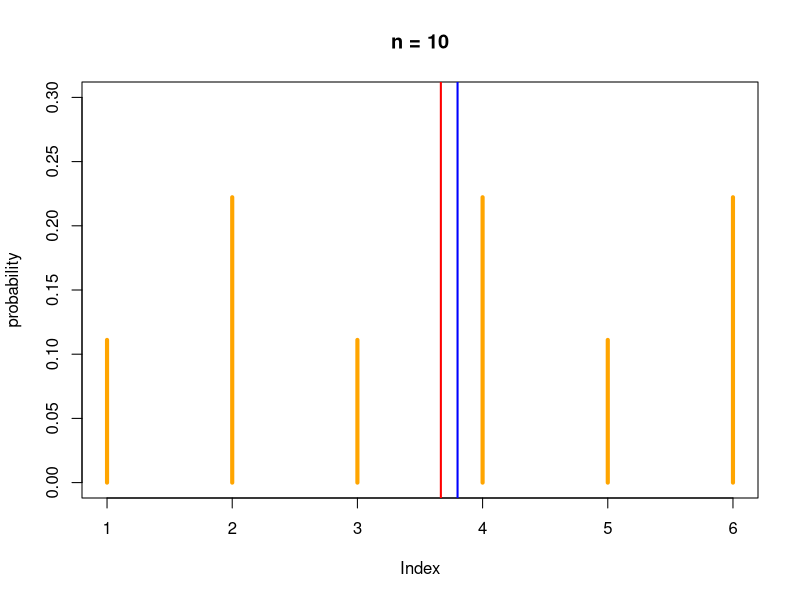
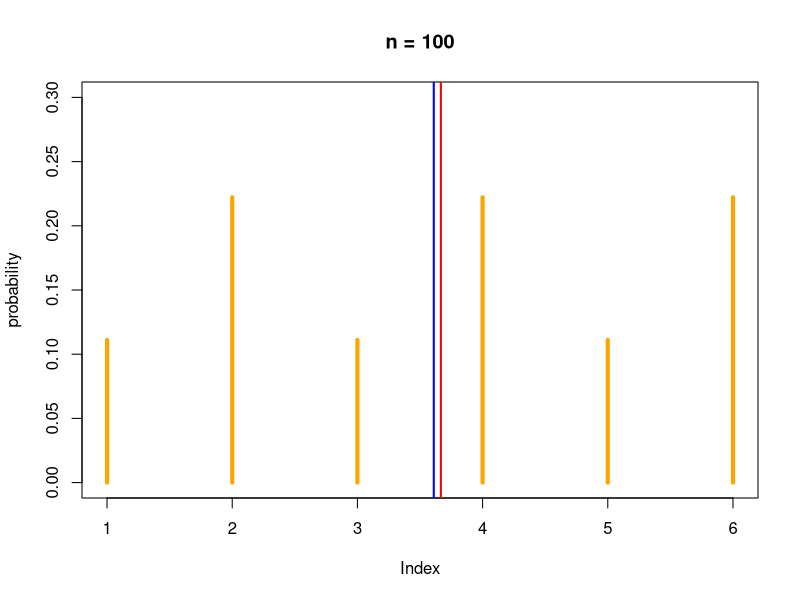
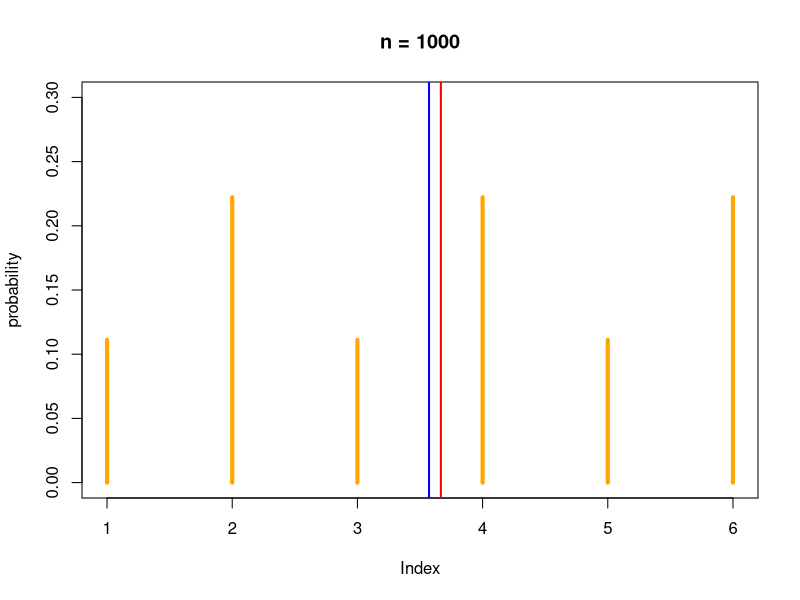
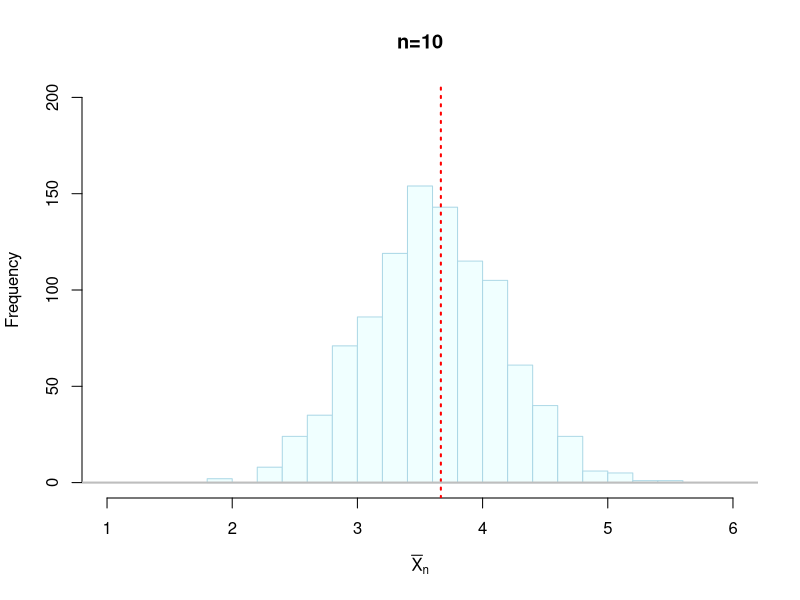
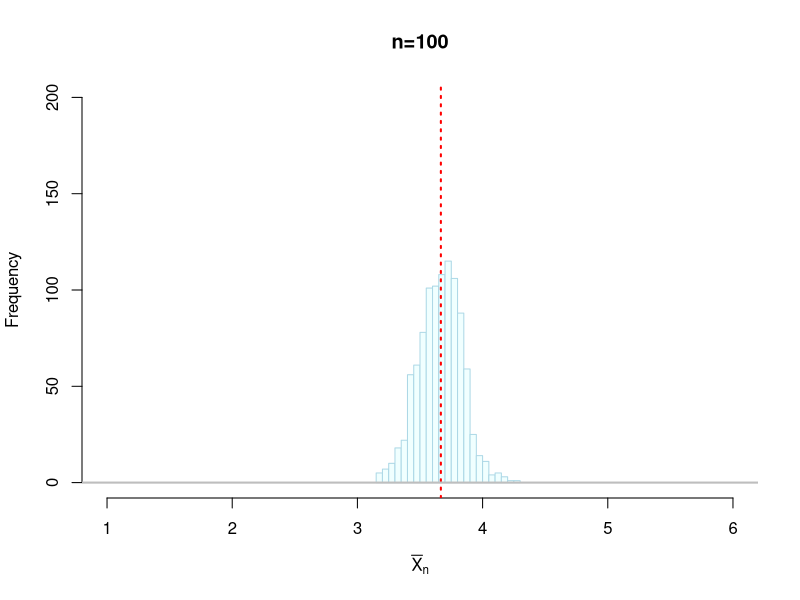
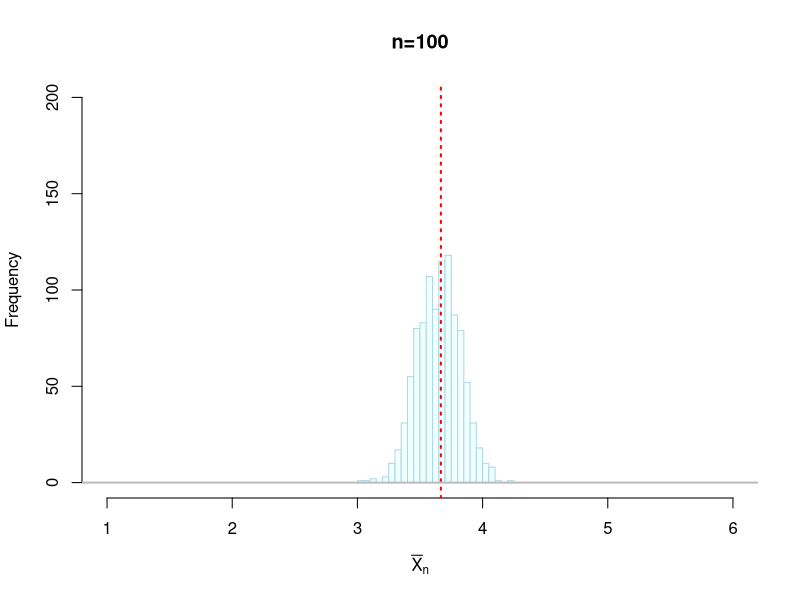
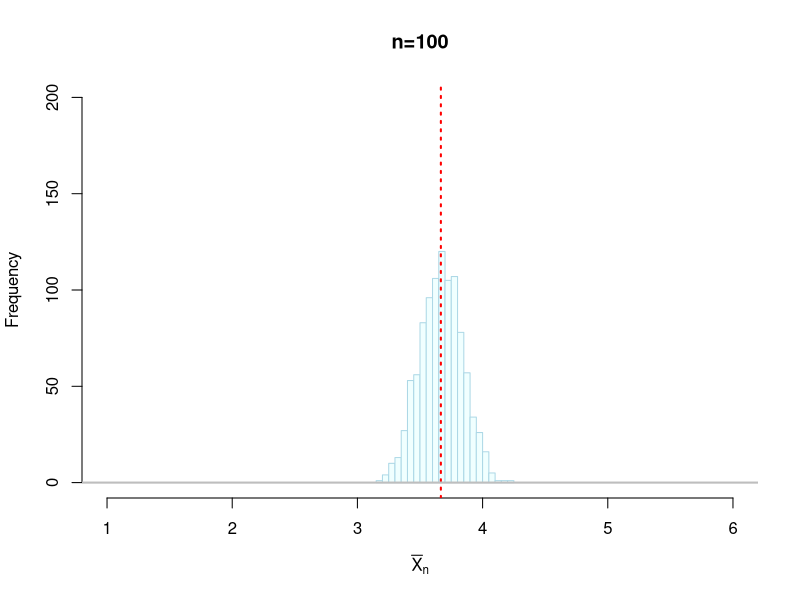
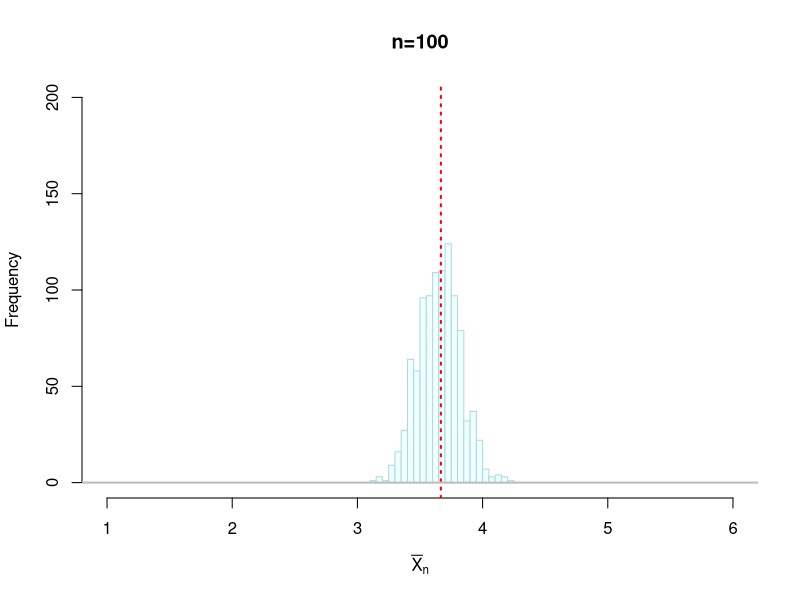

Write the R code that produced these figures, in order.
### 第6回 演習問題解答例

### 例題1
### 平均と分散の計算

p <- rep(c(1/9,2/9),3) # 確率の値 (1/9 と 2/9 を交互に3回繰り返す)
x <- 1:6 # サイコロの目の値
(mu <- sum(x*p)) # 平均値の計算
(var <- sum((x-mu)^2*p)) # 分散の計算
sqrt(var) # 標準偏差

### 練習1
### 大数の法則
set.seed(121212) # 乱数のシード値の指定
## 試行(離散分布の標本平均の計算)を定義する
myMean <- function(n,p) # 標本平均を計算する関数
    mean(sample(omega, size=n, prob=p, replace=TRUE))
omega <- 1:6 # 以下サイコロの場合で実験

## 基本の実験
p <- rep(1:2, 3) # 出現確率の比(奇数1:偶数2)を設定
mu <- weighted.mean(omega, p) # 理論上の平均
for(n in c(10,100,1000)){ # サンプル数を変えて実験
    trial <- myMean(n,p) # 1回実験を行う
    plot(p/sum(p), type="h", col="orange", lwd=4,
         ylim=c(0,0.3), ylab="probability",
         main=paste("n =",n)) 
    abline(v=mu, col="red", lwd=2) # 真の平均
    abline(v=trial, col="blue", lwd=2) # 観測値
}

## 統計的性質を見るための実験
p <- rep(1:2, 3) # 出現確率の比(奇数1:偶数2)
mu <- weighted.mean(omega, p) # 理論上の平均
mc <- 1000 # Monte-Carlo実験の繰り返し回数
n <- 10 # 標本数
xbars <- replicate(mc, myMean(n,p)) 
hist(xbars, breaks=20,
     col="azure", border="lightblue",
     xlim=c(1,6), ylim=c(0,200), # 描画範囲を指定
     xlab=expression(bar(X)[n]), 
     main=paste0("n=",n)) # 回数をタイトルに表示
abline(v=mu, col="red", lwd=2, lty="dotted") # 理論値
abline(h=0, col="grey", lwd=2, lty="solid")

## 乱数のシードによる違いを比較
n <- 100 # 標本数
for(i in c(12,34,56,78,90)){ # シード値を指定
    set.seed(i)
    xbars <- replicate(mc, myMean(n,p)) # mc回繰り返し
    hist(xbars, breaks=20,
	 col="azure", border="lightblue",
	 xlim=c(1,6), ylim=c(0,200), 
	 xlab=expression(bar(X)[n]), 
	 main=paste0("n=",n)) 
    abline(v=mu, col="red", lwd=2, lty="dotted")
    abline(h=0, col="grey", lwd=2, lty="solid")
}

## 出現確率の違いを比較
n <- 100 # 標本数
for(i in 1:5){ # pをランダムに設定して実験
    p <- runif(length(omega)) # 一様乱数で出現確率を設定
    mu <- weighted.mean(omega, p) # 理論上の平均
    xbars <- replicate(mc, myMean(n,p)) # mc回繰り返し
    hist(xbars, breaks=20,
	 col="azure", border="lightblue",
	 xlim=c(1,6), ylim=c(0,200), 
	 xlab=expression(bar(X)[n]), 
	 main=paste0("n=",n)) 
    abline(v=mu, col="red", lwd=2, lty="dotted")
    abline(h=0, col="grey", lwd=2, lty="solid")
}

## サンプル数の違いを比較
p <- rep(1:2, 3) # 出現確率は元の設定
mu <- weighted.mean(omega, p) # 理論上の平均
for(n in c(10,100,1000)){ # サンプル数を変えて実験
    xbars <- replicate(mc, myMean(n,p)) # mc回繰り返し
    hist(xbars, breaks=20,
	 col="azure", border="lightblue",
	 xlim=c(1,6), ylim=c(0,200),
	 xlab=expression(bar(X)[n]), 
	 main=paste0("n=",n)) 
    abline(v=mu, col="red", lwd=2, lty="dotted")
    abline(h=0, col="grey", lwd=2, lty="solid")
}

### 中心極限定理
set.seed(232323)    # 乱数のシード値の指定
## 試行(離散分布の標本平均の計算)を定義する
myMean <- function(n,p) # 標本平均を計算する関数
    mean(sample(omega, size=n, prob=p, replace=TRUE))
omega <- 1:6 # 以下サイコロの場合で実験
mc <- 10000 # Monte-Carlo実験の繰り返し回数

## 出現確率の違いを比較
n <- 1000 # 標本数
for(i in 1:5){ # pをランダムに設定して実験
    p <- runif(length(omega)) # 一様乱数で出現確率を設定
    mu <- weighted.mean(omega, p) # 理論上の平均
    sigma <- sqrt( # 理論上の標準偏差(分散の平方根)
        weighted.mean(omega^2,p)-mu^2)
    xbars <- replicate(mc, myMean(n,p)) 
    hist(sqrt(n)*(xbars - mu)/sigma, breaks=30,
         freq=FALSE, 
         xlim=c(-3, 3), ylim=c(0,0.55),  
         col="orange", border="orchid",
         xlab=expression(sqrt(n)*(bar(X)[n]-mu)/sigma),
         main=paste0("n=",n))
    curve(dnorm, add=TRUE, col="red", lwd=2) 
}

## サンプル数の違いを比較
p <- rep(1:2, 3) # 出現確率の比(奇数1:偶数2) (9で割らなくても大丈夫)
(mu <- weighted.mean(omega, p)) # 理論上の平均
(sigma <- sqrt( # 理論上の標準偏差(分散の平方根)
     weighted.mean(omega^2,p)-mu^2)) 
for(n in c(1,10,100,1000)){ # サンプル数を変えて実験
    xbars <- replicate(mc, myMean(n,p)) # mc回繰り返し
    hist(sqrt(n)*(xbars - mu)/sigma, breaks=30,
         freq=FALSE, # 密度で表示
         xlim=c(-3, 3), ylim=c(0,0.55),  
         col="orange", border="orchid",
         xlab=expression(sqrt(n)*(bar(X)[n]-mu)/sigma),
         main=paste0("n=",n))
    curve(dnorm, add=TRUE, col="red", lwd=2) # 理論曲線
}

### 少数の法則
set.seed(343434) # 乱数のシード値の指定

## 基本の実験
n <- 5000    # 1日の総生産量
p <- 0.002   # 不良品の発生確率
N <- 5*50*2  # 観測日数(週5日x50週間x2年操業に対応)
x <- rbinom(N,n,p) # 不良品数
## x <- replicate(N, rbinom(1,n,p)) # これでも同じ
(myData <- table(x)) # 不良品数の度数分布表を作成
## それぞれの不良品数が生じた日数の割合のグラフを作成
par(family = "HiraginoSans-W4") # 日本語フォントの指定
plot(myData/N, type="h", col="royalblue", lwd=6, 
     xlab="不良品数", ylab="発生割合")
lines(min(x):max(x)+0.4, dpois(min(x):max(x),n*p),
      type="h", col="red", lwd=6) # 理論上の割合
legend("topright", inset=1/20, # 右上に配置
       legend=c("観測値", "理論値"), 
       col=c("royalblue", "red"), lwd=4) # 凡例

## nの違いを比較
p <- 0.002
for(n in c(500,1000,5000,10000)){
  x <- rbinom(N,n,p) # 不良品数
  myData <- table(x)/N # 集計
  par(family = "HiraginoSans-W4") 
  plot(myData, type="h", col="royalblue", lwd=6, 
       xlab="不良品数", ylab="発生割合",
       main=paste("n =",n,"p =",p))
  lines(min(x):max(x)+0.4, dpois(min(x):max(x),n*p),
      type="h", col="red", lwd=6) 
}

## pの違いを比較
n <- 5000
for(p in c(0.001,0.002,0.005,0.01)){
  x <- rbinom(N,n,p) # 不良品数
  myData <- table(x)/N # 集計
  par(family = "HiraginoSans-W4") 
  plot(myData, type="h", col="royalblue", lwd=6, 
       xlab="不良品数", ylab="発生割合",
       main=paste("n =",n,"p =",p))
  lines(min(x):max(x)+0.4, dpois(min(x):max(x),n*p),
      type="h", col="red", lwd=6) 
}
